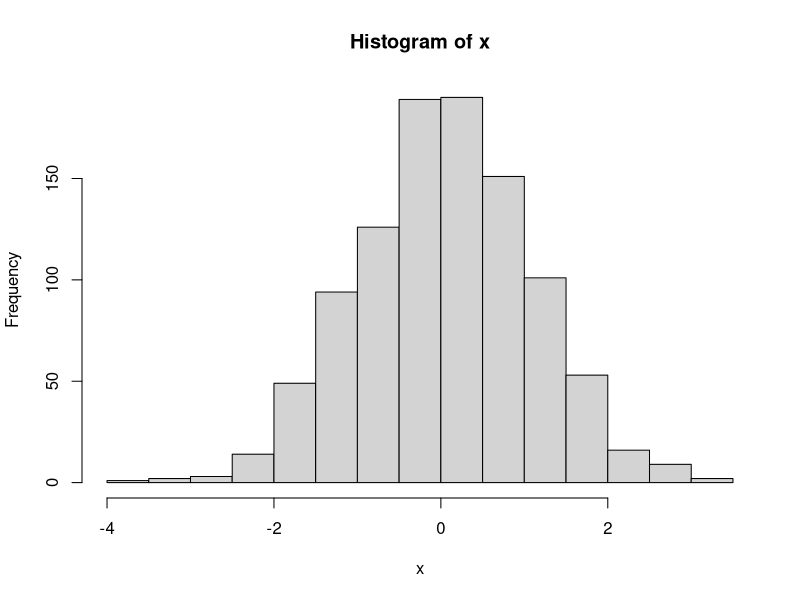
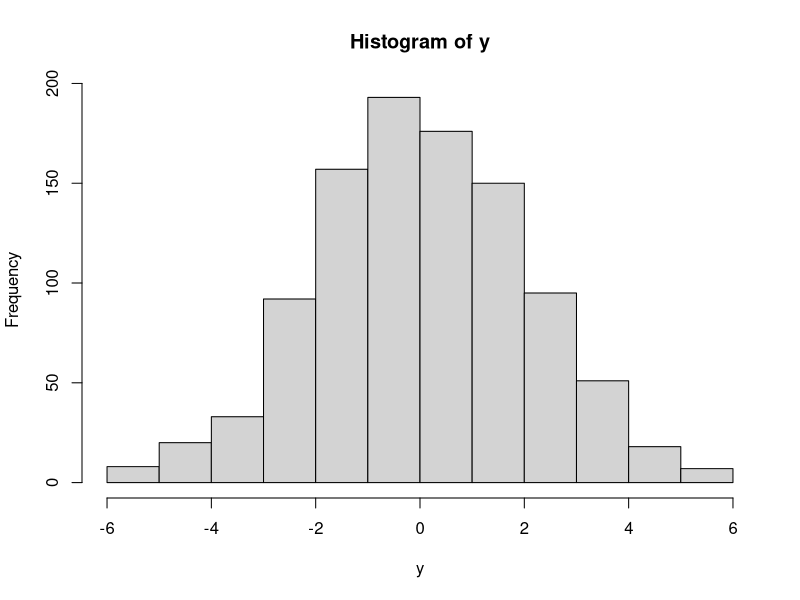
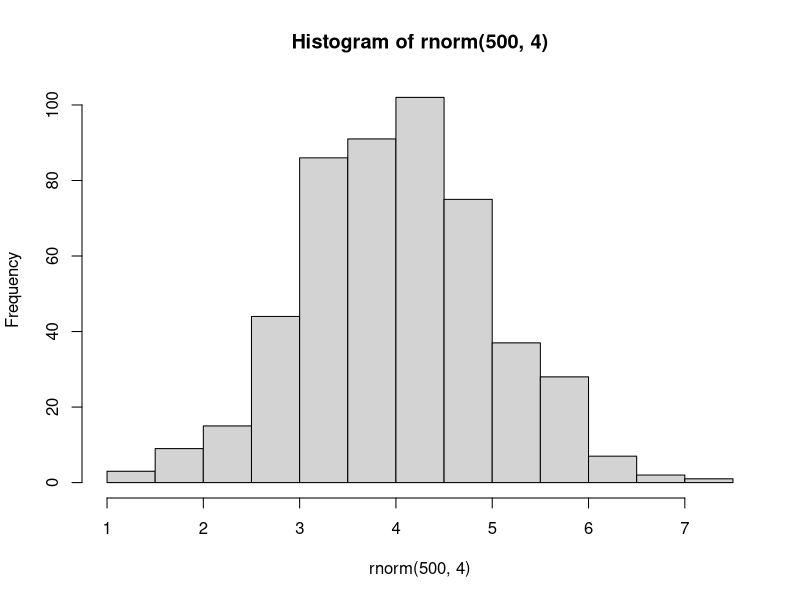
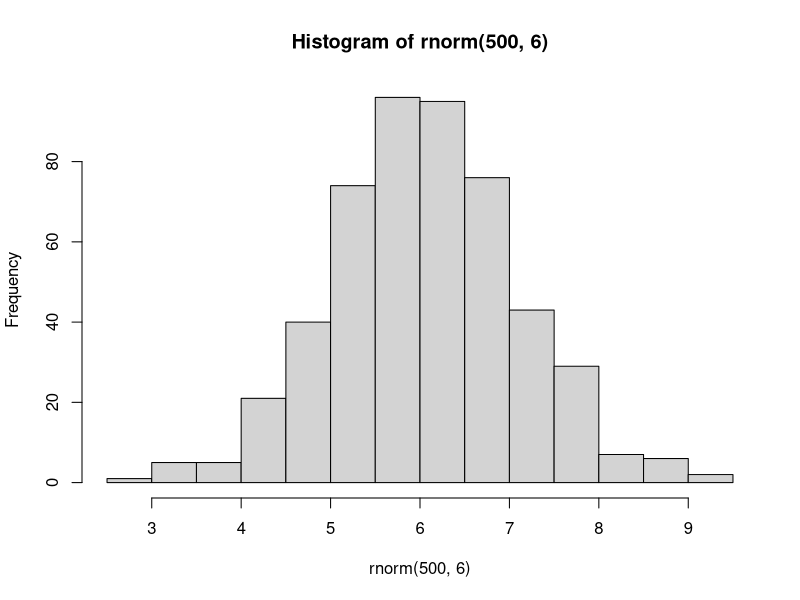
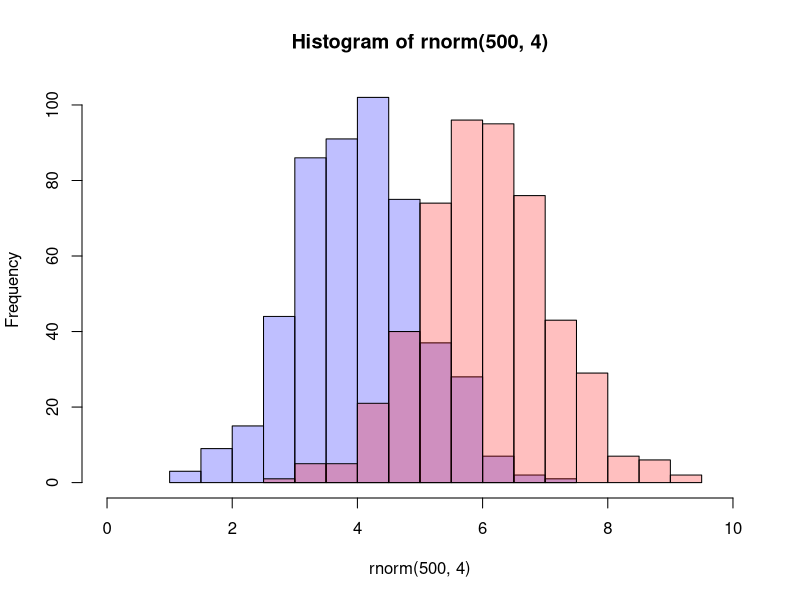

Write the R code that produced these figures, in order.
rm(list=ls())
x <- rnorm(1000,0,1)
hist(x)
y <- rnorm(1000,0,2)
hist(y)

p1 <- hist(rnorm(500,4))                     
p2 <- hist(rnorm(500,6))                     
plot( p1, col=rgb(0,0,1,1/4), xlim=c(0,10))  
plot( p2, col=rgb(1,0,0,1/4), xlim=c(0,10), add=T)  

# interesting approach
